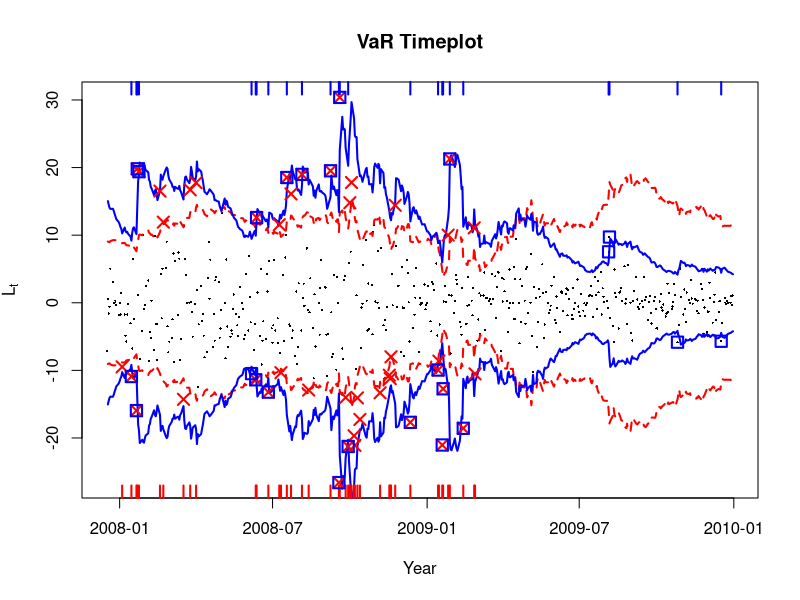
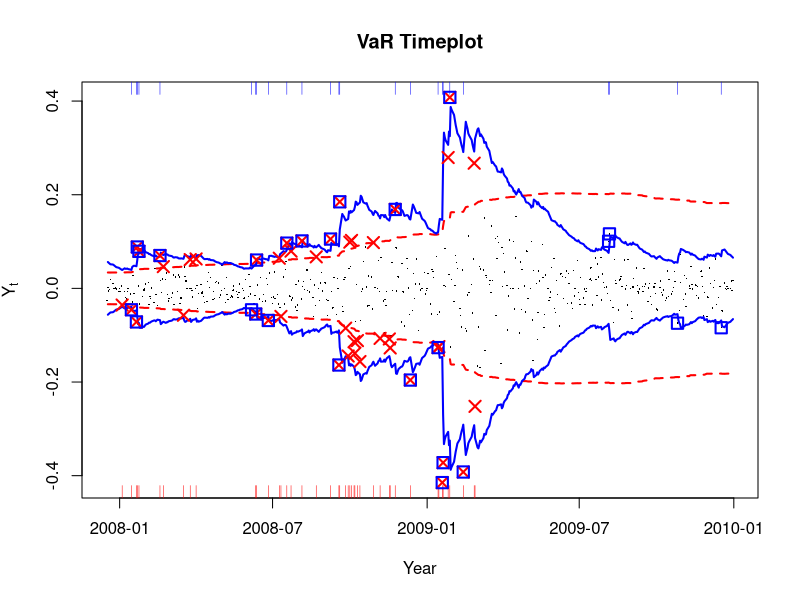
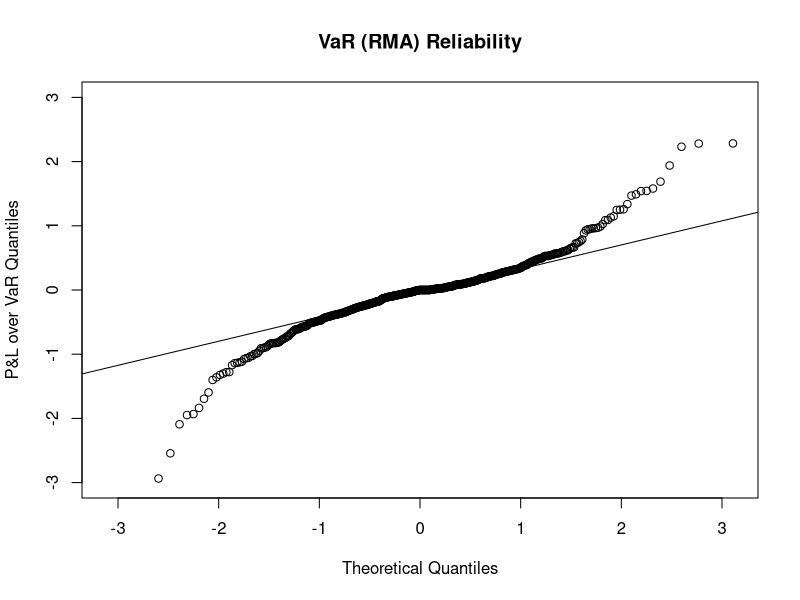
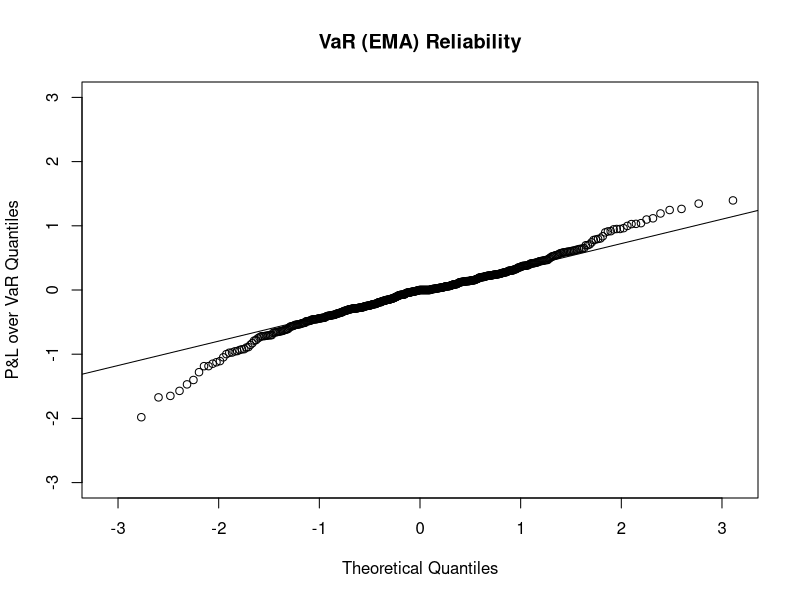
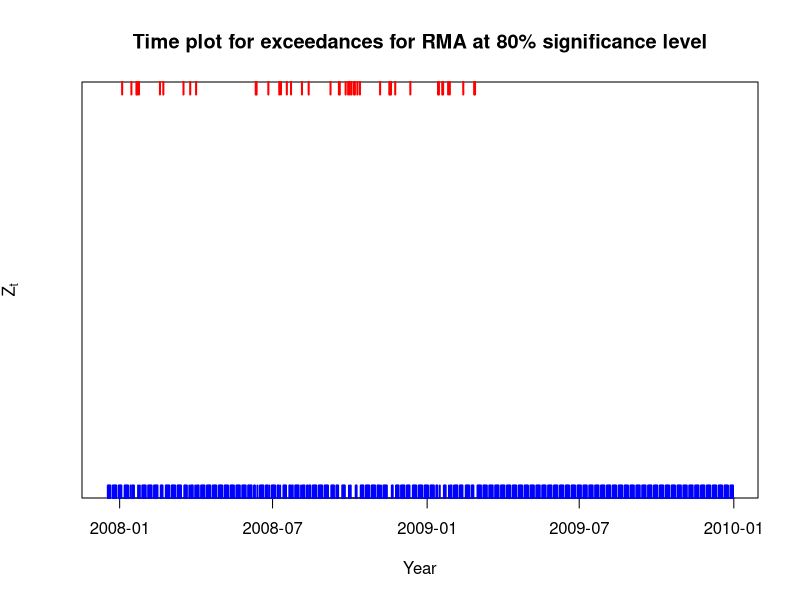
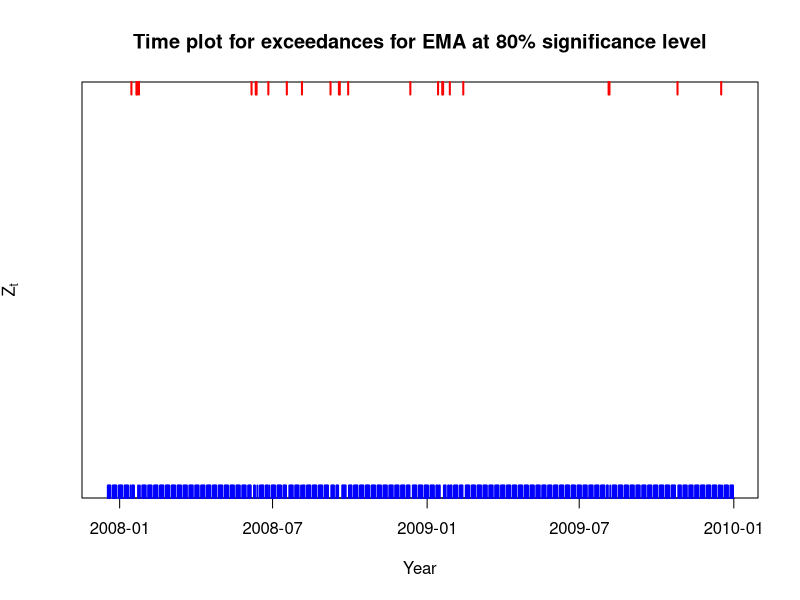

Here is the R script that generated these plots, in order: (Note: this script raises an error after producing the figures.)
# clear variables and close windows
rm(list = ls(all = TRUE))
graphics.off()

# install and load packages
libraries = c("dplyr", "lubridate", "quantmod")
lapply(libraries, function(x) if (!(x %in% installed.packages())) {install.packages(x)})
lapply(libraries, library, quietly = TRUE, character.only = TRUE)


# Inputs
h     = 250
alpha = 0.01
gamma = 0.94


# Load Data
data = read.csv("SFEVaRbank.csv")

# Functions
calcRMA = function(serie, h = 250){
  # find the first non NA position
  s = rle(is.na(serie))$length[1]
  # Calculate the RMA of the serie for with the parameter h
  rma = sapply((s + h + 1): length(serie), FUN = function(n) {
    sum(serie[(n - h): (n - 1)] * serie[(n - h): (n - 1)], na.rm = T) / (h - 1)})
  rma = c(rep(NA, s + h), rma)
  return(rma)
}

emaWeight = function(h, gamma){
  weight = gamma^(h: 1) * (1 - gamma)
  return(weight)
}

calcEMA = function(serie, gamma = 0.94, h = 250){
  s = rle(is.na(serie))$length[1]
  weight = emaWeight(h, gamma)
  ema = sapply((s + h + 1): length(serie), FUN = function(n) {
    sum(serie[(n - h): (n - 1)] * serie[(n - h): (n - 1)] * weight, na.rm = T)})
  ema = c(rep(NA, s + h), ema)
  return(ema)
}

# Choose the Stocks
# which(colnames(data) == "LLOYDS.BANKING.GROUP") == 34
Stocks = data[year(data$Date) %in% c(2007, 2008, 2009), c(1,34)]

# Build portfolio of log-returns
Portfolio = data.frame(Date       = as.Date(Stocks$Date), 
                       Price      = (Stocks[,2]),
                       PercChange = c(NA,diff(log(Stocks[,2]))),
                       AbsChange  = c(NA,diff(Stocks[,2])))

tCrit = qnorm(1 - alpha) 
# calculate VaR
Portfolio$VaRRMAY = calcRMA(Portfolio$PercChange, h = h) ^ 0.5 * tCrit
Portfolio$VaREMAY = calcEMA(Portfolio$PercChange, gamma = gamma, h = h) ^ 0.5 * tCrit
Portfolio$VaRRMAL = Portfolio$VaRRMAY * Portfolio$Price
Portfolio$VaREMAL = Portfolio$VaREMAY * Portfolio$Price
# calculate exceedences
Portfolio$RugsRMAL = (Portfolio$AbsChange > Portfolio$VaRRMAL | Portfolio$AbsChange < -Portfolio$VaRRMAL)
Portfolio$RugsEMAL = (Portfolio$AbsChange > Portfolio$VaREMAL | Portfolio$AbsChange < -Portfolio$VaREMAL)
Portfolio$RugsRMAY = (Portfolio$PercChange > Portfolio$VaRRMAY | Portfolio$PercChange < -Portfolio$VaRRMAY)
Portfolio$RugsEMAY = (Portfolio$PercChange > Portfolio$VaREMAY | Portfolio$PercChange < -Portfolio$VaREMAY)


# remove rows without VaR
Portfolio = Portfolio[- c(1 :h), ]


# Plot Result for Lt/AbsChange
plot(Portfolio$Date, Portfolio$AbsChange, pch = 16, cex = 0.3, #ylim = c(-0.18, 0.18), 
     ylab = expression({L}[t]), xlab = "Year", main = "VaR Timeplot")
lines(Portfolio$Date, Portfolio$VaRRMAL, col = "red", lty = 2, lwd = 2)
lines(Portfolio$Date, - Portfolio$VaRRMAL, col = "red", lty = 2, lwd = 2)
lines(Portfolio$Date, Portfolio$VaREMAL, col = "blue", lwd = 2)
lines(Portfolio$Date, - Portfolio$VaREMAL, col = "blue", lwd = 2)

# Add Rugs, for Rma at the bottom, for Ema at the top
rug(Portfolio$Date[Portfolio$RugsRMAL], side = 1, col = "red", lwd = 2)
rug(Portfolio$Date[Portfolio$RugsEMAL], side = 3, col = "blue", lwd = 2)
points(Portfolio$Date[Portfolio$RugsRMAL], Portfolio$AbsChange[Portfolio$RugsRMAL], col = "red", pch = 4, lwd = 2, cex = 1.5)
points(Portfolio$Date[Portfolio$RugsEMAL], Portfolio$AbsChange[Portfolio$RugsEMAL], col = "blue", pch = 0, lwd = 2, cex = 1.5)
dev.print(device = png, filename = 'VaR_LtAbsChange.png', width = 1200, height = 600)
dev.off()

# Plot Result for Yt/PercChange
plot(Portfolio$Date, Portfolio$PercChange, pch = 16, cex = 0.2, #ylim = c(-0.18, 0.18), 
     ylab = expression({Y}[t]), xlab = "Year", main = "VaR Timeplot")
lines(Portfolio$Date, Portfolio$VaRRMAY, col = "red", lty = 2, lwd = 2)
lines(Portfolio$Date, - Portfolio$VaRRMAY, col = "red", lty = 2, lwd = 2)
lines(Portfolio$Date, Portfolio$VaREMAY, col = "blue", lwd = 2)
lines(Portfolio$Date, - Portfolio$VaREMAY, col = "blue", lwd = 2)

# Add Rugs, for Rma at the bottom, for Ema at the top
Portfolio$RugsRMAY = (Portfolio$PercChange > Portfolio$VaRRMAY | Portfolio$PercChange < -Portfolio$VaRRMAY)
Portfolio$RugsEMAY = (Portfolio$PercChange > Portfolio$VaREMAY | Portfolio$PercChange < -Portfolio$VaREMAY)
# plot rug
rug(Portfolio$Date[Portfolio$RugsRMAY], side = 1, col = "red")
rug(Portfolio$Date[Portfolio$RugsEMAY], side = 3, col = "blue")
# plot exceedences
points(Portfolio$Date[Portfolio$RugsRMAY], Portfolio$PercChange[Portfolio$RugsRMAY], col = "red", pch = 4, lwd = 2, cex = 1.5)
points(Portfolio$Date[Portfolio$RugsEMAY], Portfolio$PercChange[Portfolio$RugsEMAY], col = "blue", pch = 0, lwd = 2, cex = 1.5)
dev.print(device = png, filename = 'VaR_YtPercChange.png', width = 1200, height = 600)
dev.off()

# Plot qqplots
qqnorm(Portfolio$AbsChange/Portfolio$VaRRMAL, main = "VaR (RMA) Reliability",
       xlab = "Theoretical Quantiles", ylab = "P&L over VaR Quantiles", ylim = c(-3,3))
qqline(Portfolio$AbsChange/Portfolio$VaRRMAL)
dev.print(device = png, filename = 'VaRReliability_RMA.png', width = 500, height = 500)
dev.off()
qqnorm(Portfolio$AbsChange/Portfolio$VaREMAL, main = "VaR (EMA) Reliability",
       xlab = "Theoretical Quantiles", ylab = "P&L over VaR Quantiles", ylim = c(-3,3))
qqline(Portfolio$AbsChange/Portfolio$VaREMAL)
dev.print(device = png, filename = 'VaRReliability_EMA.png', width = 500, height = 500)
dev.off()





########################################################################################
############## PLOT OUTLIERS AS function of time for 80% significance level  (alpha=20%)


# Plot RMA outliers over time
plot(Portfolio$Date, Portfolio$AbsChange, col="white", pch = 16, cex = 0.3, ylim = c(0,1), 
     ylab = expression({Z}[t]), 
     xlab = "Year", 
     main = "Time plot for exceedances for RMA at 80% significance level",
     yaxt="n")
# Add Rugs, for Rma at the bottom, for Ema at the top
rug(Portfolio$Date[Portfolio$RugsRMAL], side = 3, col = "red", lwd = 2)
rug(Portfolio$Date[!Portfolio$RugsRMAL], side = 1, col = "blue", lwd = 2)

dev.print(device = png, filename = 'RMA_outliers_t.png', width = 1200, height = 600)
dev.off()


# Plot RMA outliers over time
plot(Portfolio$Date, Portfolio$AbsChange, col="white", pch = 16, cex = 0.3, ylim = c(0,1), 
     ylab = expression({Z}[t]), 
     xlab = "Year", 
     main = "Time plot for exceedances for EMA at 80% significance level",
     yaxt="n")
# Add Rugs, for Rma at the bottom, for Ema at the top
rug(Portfolio$Date[Portfolio$RugsEMAL], side = 3, col = "red", lwd = 2)
rug(Portfolio$Date[!Portfolio$RugsEMAL], side = 1, col = "blue", lwd = 2)

dev.print(device = png, filename = 'EMA_outliers_t.png', width = 1200, height = 600)
dev.off()

###############################################
############## BACKTESTING - Expected Shortfall


# Calculates sigmas RMA/EMA for percentage and absolute changes
Portfolio$sigmaRMAY = Portfolio$VaRRMAY/tCrit
Portfolio$sigmaEMAY = Portfolio$VaREMAY/tCrit
Portfolio$sigmaRMAL = Portfolio$sigmaRMAY * Portfolio$Price
Portfolio$sigmaEMAL = Portfolio$sigmaEMAY * Portfolio$Price



ALPHA <- 0.20

U <- qnorm(1-ALPHA)


ES_n  <- dnorm(U, mean = 0, sd = 1, log = FALSE)/(ALPHA) 
sigmaES_n <- sqrt(1 + U*ES_n - (ES_n)^2)

# Define -Zt  for Expected Shortfall
Portfolio$Z_RMA <- -(Portfolio$AbsChange/(Portfolio$sigmaRMAL))
Portfolio$Z_EMA <- -(Portfolio$AbsChange/(Portfolio$sigmaEMAL))


Portfolio$Out_Z_RMA <-  ifelse (Portfolio$Z_RMA > U,
                                Portfolio$Z_RMA, 
                                NA) 
Portfolio$Out_Z_EMA <-  ifelse (Portfolio$Z_EMA > U,
                                Portfolio$Z_EMA, 
                               NA)


# Calculate Expected Shortfall
N_RMA <- nrow(Portfolio[!is.na(Portfolio$Out_Z_RMA),])
N_EMA <- nrow(Portfolio[!is.na(Portfolio$Out_Z_EMA),])

NU_RMA  <- sum(Portfolio$Out_Z_RMA, na.rm = TRUE)/N_RMA
NU_EMA  <- sum(Portfolio$Out_Z_EMA, na.rm = TRUE)/N_EMA

sigma_NU_RMA <- sqrt(abs(1 + U*NU_RMA - (NU_RMA)^2))
sigma_NU_EMA <- sqrt(abs(1 + U*NU_EMA - (NU_EMA)^2))


# Hypothesis testing for ES_n =1.4
test_RMA <- sqrt(N_RMA) * ((NU_RMA - ES_n)/sigma_NU_RMA)
test_EMA <- sqrt(N_EMA) * ((NU_EMA - ES_n)/sigma_NU_EMA)

sign_RMA <- 1-pnorm(test_RMA, mean = 0, sd = 1, lower.tail = TRUE, log.p = FALSE)
sign_EMA <- 1-pnorm(test_EMA, mean = 0, sd = 1, lower.tail = TRUE, log.p = FALSE)



# Hypothesis testing for ES_t=1.47 and t(df=20)
# Wrong calculation for sigmaEs_t, take from slides 0.546

v <- 20
Ut <-qt(1-ALPHA, df=v)
ES_t <- dt(Ut, df=v)*((v+Ut^2)/(v-1))/(ALPHA)  #1.47

dt(Ut, df=v)*((v+Ut^2)/(v-1))/(ALPHA)
sigmaES_t <- sqrt(1 + Ut*ES_t - (ES_t)^2)*(v/(v-2))


test_RMA_t <- sqrt(N_RMA) * ((NU_RMA - ES_t)/sigma_NU_RMA)
test_EMA_t <- sqrt(N_EMA) * ((NU_EMA - ES_t)/sigma_NU_EMA)

sign_RMA_t <- 1-pnorm(test_RMA_t, mean = 0, sd = 1, lower.tail = TRUE, log.p = FALSE)
sign_EMA_t <- 1-pnorm(test_EMA_t, mean = 0, sd = 1, lower.tail = TRUE, log.p = FALSE)


# Results for N(0,1) assumption
NU_RMA
NU_EMA
sigma_NU_RMA
sigma_NU_EMA
test_RMA
test_EMA
sign_RMA*100
sign_EMA*100
N_RMA
N_EMA

# Results for t(20) assumption

test_RMA_t
test_EMA_t
sign_RMA_t*100
sign_EMA_t*100

##############################################################################
#################### REMOVE OUTLIERS 


# hist(Portfolio$AbsChange)
# nrow(Portfolio[abs(Portfolio$AbsChange)>20,])
# nrow(Portfolio)

# Delete 10 outliers with abs(Lt) above 20
Portfolio <- subset(Portfolio, abs(AbsChange)<=20)
#nrow(Portfolio)

Portfolio$Out_Z_RMA <-  ifelse (Portfolio$Z_RMA > U,
                                Portfolio$Z_RMA, 
                                NA) 
Portfolio$Out_Z_EMA <-  ifelse (Portfolio$Z_EMA > U,
                                Portfolio$Z_EMA, 
                                NA)


# Calculate Expected Shortfall
N_RMA <- nrow(Portfolio[!is.na(Portfolio$Out_Z_RMA),])
N_EMA <- nrow(Portfolio[!is.na(Portfolio$Out_Z_EMA),])

NU_RMA  <- sum(Portfolio$Out_Z_RMA, na.rm = TRUE)/N_RMA
NU_EMA  <- sum(Portfolio$Out_Z_EMA, na.rm = TRUE)/N_EMA

sigma_NU_RMA <- sqrt(abs(1 + U*NU_RMA - (NU_RMA)^2))
sigma_NU_EMA <- sqrt(abs(1 + U*NU_EMA - (NU_EMA)^2))


# Hypothesis testing for ES_n =1.4
test_RMA <- sqrt(N_RMA) * ((NU_RMA - ES_n)/sigma_NU_RMA)
test_EMA <- sqrt(N_EMA) * ((NU_EMA - ES_n)/sigma_NU_EMA)

sign_RMA <- 1-pnorm(test_RMA, mean = 0, sd = 1, lower.tail = TRUE, log.p = FALSE)
sign_EMA <- 1-pnorm(test_EMA, mean = 0, sd = 1, lower.tail = TRUE, log.p = FALSE)



# Hypothesis testing for ES_t=1.47 and t(df=20)
# Wrong calculation for sigmaEs_t, take from slides 0.546

v <- 20
Ut <-qt(1-ALPHA, df=v)
ES_t <- dt(Ut, df=v)*((v+Ut^2)/(v-1))/(ALPHA)  #1.47

sigmaES_t <- sqrt(1 + Ut*ES_t - (ES_t)^2)*(v/(v-2))


test_RMA_t <- sqrt(N_RMA) * ((NU_RMA - ES_t)/sigma_NU_RMA)
test_EMA_t <- sqrt(N_EMA) * ((NU_EMA - ES_t)/sigma_NU_EMA)

sign_RMA_t <- 1-pnorm(test_RMA_t, mean = 0, sd = 1, lower.tail = TRUE, log.p = FALSE)
sign_EMA_t <- 1-pnorm(test_EMA_t, mean = 0, sd = 1, lower.tail = TRUE, log.p = FALSE)


# Results for N(0,1) assumption
NU_RMA
NU_EMA
sigma_NU_RMA
sigma_NU_EMA
test_RMA
test_EMA
sign_RMA*100
sign_EMA*100
N_RMA
N_EMA

# Results for t(20) assumption

test_RMA_t
test_EMA_t
sign_RMA_t*100
sign_EMA_t*100


##############################################################################
##############################################################################


# Standard Deviation for variable L(t+1)/VaR(t) see in the book: formula (16.19) 
sd_RMA <- sd(Portfolio$Z_RMA/tCrit, na.rm = TRUE)
sd_EMA <- sd(Portfolio$Z_EMA/tCrit, na.rm = TRUE)

(sd_RMA-sd_N)/sd_N
(sd_EMA-sd_N)/sd_N


##############################################################################
## Investigate QQ-plots to fit better distribution than N(0,1) because of leptocurtic tails
## The best fit for standard t-Student with df=4

y1 <- -(Portfolio$Z_RMA)
y2<- -(Portfolio$Z_EMA)


qqplot(rt(500, df = 4), y1,
       ylim = c(-3,3),
       xlim = c(-3,3))
qqline(y, col = 2)


qqplot(rt(500, df = 4), y2,
       ylim = c(-3,3),
       xlim = c(-3,3))
qqline(y, col = 2)

